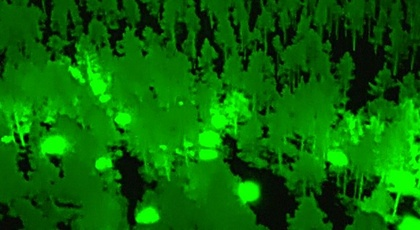
%> input picture Firefly Algorithm image color quantization using clustering/gree.JPG, 420 x 230 px, shrunk from 800 x 438 before the run
$ octave test.m   (GNU Octave 9; MATLAB toolbox functions it lacks are replaced by stand-ins)
%> lines starting %> are read from the running program, lines starting %| are printed output that depends on the picture; in (x1, y1, x2, y2) boxes, pixels count from 0 and x2, y2 are one past the last pixel; in counts of white or black regions, pixels touching at a corner belong together; the program's own positions count from 1
### Nature Inspired Image Segmentation/bees.m
function [BestCost,x,f] = bees(img_gray, NS, itr, popl)

CostFunction=@(x,img_gray) contra(x,img_gray);    % Cost Function

nVar=NS;            % Number of Decision Variables
VarSize = [1 nVar];       % Decision Variables Matrix Size
VarMin = 0;             % Decision Variables Lower Bound
VarMax = 0.9;             % Decision Variables Upper Bound

%% Bees Algorithm Parameters
MaxIt = itr;          % Maximum Number of Iterations
nScoutBee = popl;                           % Number of Scout Bees
nSelectedSite = round(0.5*nScoutBee);     % Number of Selected Sites
nEliteSite = round(0.4*nSelectedSite);    % Number of Selected Elite Sites
nSelectedSiteBee = round(0.5*nScoutBee);  % Number of Recruited Bees for Selected Sites
nEliteSiteBee = 2*nSelectedSiteBee;       % Number of Recruited Bees for Elite Sites
r = 0.1*(VarMax-VarMin);	% Neighborhood Radius
rdamp = 0.95;             % Neighborhood Radius Damp Rate

%% Initialization
% Empty Bee Structure
empty_bee.Position = [];
empty_bee.Cost = [];

% Initialize Bees Array
bee = repmat(empty_bee, nScoutBee, 1);
% Create New Solutions
for i = 1:nScoutBee
bee(i).Position = unifrnd(VarMin, VarMax, VarSize);
bee(i).Cost = CostFunction(bee(i).Position,img_gray);
end
% Sort
[~, SortOrder] = sort([bee.Cost]);
bee = bee(SortOrder);
% Update Best Solution Ever Found
BestSol = bee(1);
% Array to Hold Best Cost Values
BestCost = zeros(MaxIt, 1);

%% Bees Algorithm Main Loop
for it = 1:MaxIt
% Elite Sites
for i = 1:nEliteSite
bestnewbee.Cost = inf;
for j = 1:nEliteSiteBee
newbee.Position = PerformBeeDance(bee(i).Position, r);
newbee.Cost = CostFunction(newbee.Position,img_gray);
if newbee.Cost<bestnewbee.Cost
bestnewbee = newbee;
end
end
if bestnewbee.Cost<bee(i).Cost
bee(i) = bestnewbee;
end
end
% Selected Non-Elite Sites
for i = nEliteSite+1:nSelectedSite
bestnewbee.Cost = inf;
for j = 1:nSelectedSiteBee
newbee.Position = PerformBeeDance(bee(i).Position, r);
newbee.Cost = CostFunction(newbee.Position,img_gray);
if newbee.Cost<bestnewbee.Cost
bestnewbee = newbee;
end
end
if bestnewbee.Cost<bee(i).Cost
bee(i) = bestnewbee;
end
end
% Non-Selected Sites
for i = nSelectedSite+1:nScoutBee
bee(i).Position = unifrnd(VarMin, VarMax, VarSize);
bee(i).Cost = CostFunction(bee(i).Position,img_gray);
end
% Sort
[~, SortOrder] = sort([bee.Cost]);
bee = bee(SortOrder);
% Update Best Solution Ever Found
BestSol = bee(1);
% Store Best Cost Ever Found
BestCost(it) = BestSol.Cost;
% Display Iteration Information
disp(['Iteration ' num2str(it) ': Best Cost = ' num2str(BestCost(it))]);
% Damp Neighborhood Radius
r = r*rdamp;
end

f= BestCost(end);
x= BestSol.Position;

end

### Nature Inspired Image Segmentation/contra.m

function result= contra(x,B);

bins=16;
[h d]=histeq(B,bins);
ps1=psnr(B,h);

if ps1 > 20
    res=d;
else
%     bins=bins*2;
    res=d;
end

result=res;
end

### Firefly Algorithm image color quantization using clustering/test.m

clear;
img=imread('gree.jpg');
%> img is the input picture: size 230x420x3 uint8; mean R, G, B 7.4, 104.2, 3.8
org=img;
% Channels intensity adjustment
r = img(:, :, 1);g = img(:, :, 2);b = img(:, :, 3);
h1=imadjust(r);h2=imadjust(g);h3=imadjust(b);
% Sharp
sharp1= imsharpen(h1,'Radius',2,'Amount',1);
sharp2= imsharpen(h2,'Radius',2,'Amount',1);
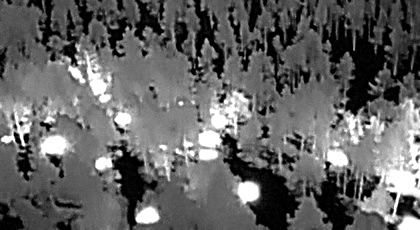
%> sharp2: size 230x420 uint8; min 0, max 255, mean 98.8
sharp3= imsharpen(h3,'Radius',2,'Amount',1);
sharped=cat(3,sharp1,sharp2,sharp3);
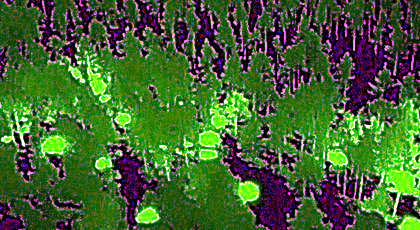
%> sharped: size 230x420x3 uint8; mean R, G, B 66, 98.8, 47.7
% Denoise
denoise1 = medfilt2(sharp1,[3 3]);
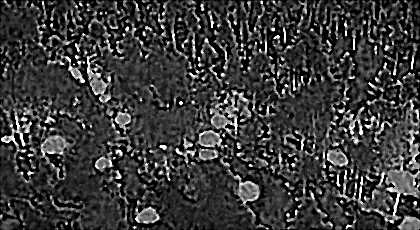
%> denoise1: size 230x420 uint8; min 0, max 255, mean 58.4
denoise2 = medfilt2(sharp2,[3 3]);
denoise3 = medfilt2(sharp3,[3 3]);
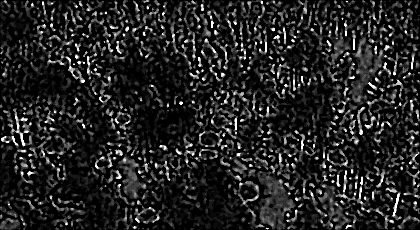
%> denoise3: size 230x420 uint8; min 0, max 255, mean 35
denoised=cat(3,denoise1,denoise2,denoise3);

img=cat(3,h1,h2,h3);
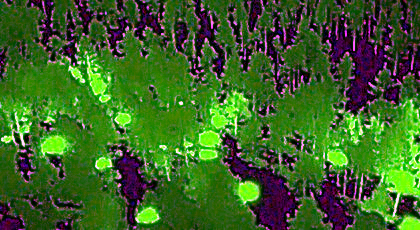
%> img: size 230x420x3 uint8; mean R, G, B 60.1, 98.5, 38.6
gray=rgb2gray(img);
gray = medfilt2(gray,[3 3]);
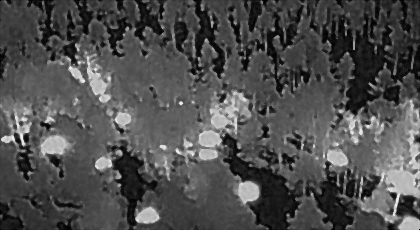
%> gray: size 230x420 uint8; min 0, max 240, mean 78.4
% Pre-processing
sizimg=size(img);
%> sizimg = [230 420 3]
for i=1:sizimg(1,1)
for j=1:sizimg(1,2)
if r(i,j)>180 && g(i,j)>100 && g(i,j)<220 && b(i,j)>40 && b(i,j)<170
fire(i,j)=1;
fire2(i,j)=1;
else
fire(i,j)=gray(i,j);
fire2(i,j)=0;
end;end;end;
%> fire2: size 230x420 double; every value is 0
binfire=imbinarize(fire);
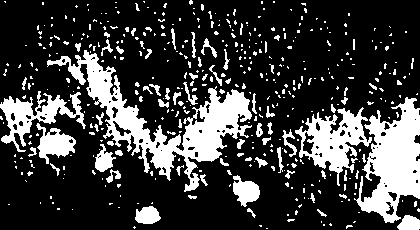
%> binfire: size 230x420 logical; 23.9% white; 448 white regions (375 under 20 px), largest, box (x1, y1, x2, y2) and area: (47, 50, 252, 192) 6991, (354, 97, 420, 223) 4609, (295, 107, 372, 186) 2500
%

%% Nature Inspired Part
NS= 5; % Number of segments
itr=100; % Number of iterations
popl=2; % Number of population
% Nature Inspired Segmentation
[Cost1,thresh1,variance1] = bees(gray, NS, itr, 2);
%> after the loop in bees, `for i = 1:nScoutBee`: bee = 2 items; Position: [0.76 0.682 0.379 0.233 0.46], [0.364 0.705 0.273 0.429 0.525]
%> in bees, `[~, SortOrder] = sort([bee.Cost]);`: SortOrder = 512 values, max 512 at index 512, min 1 at index 1, mean 256.5
%> the run ends on the next line

$ run again, with Firefly Algorithm image color quantization using clustering/r.jpg copied over Firefly Algorithm image color quantization using clustering/gree.JPG
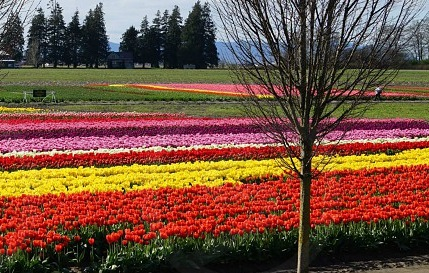
%> input picture Firefly Algorithm image color quantization using clustering/r.jpg, 429 x 273 px
%> img is the input picture: size 273x429x3 uint8; mean R, G, B 116.3, 79.4, 61.2
%> after the loop `for i=1:sizimg(1,1)`:
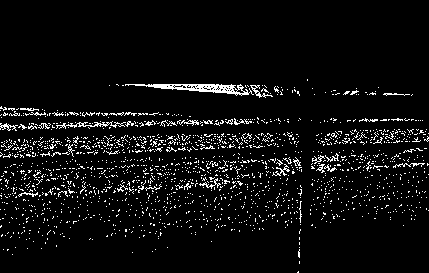
%> fire2: size 273x429 double; values 0 (black) and 1 (white), 5.5% white in thin lines or dots, all inside (x1, y1, x2, y2) = (0, 79, 429, 273)
%> `binfire=imbinarize(fire);`:
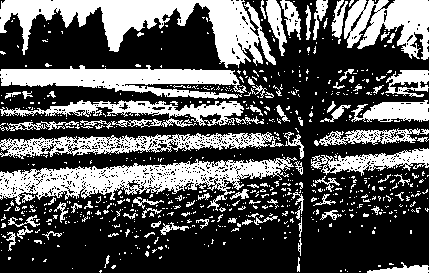
%> binfire: size 273x429 logical; 34% white; 697 white regions (608 under 20 px), largest, box (x1, y1, x2, y2) and area: (0, 0, 276, 68) 7429, (0, 157, 297, 211) 6195, (0, 65, 247, 99) 4533
%> after the loop in bees, `for i = 1:nScoutBee`: bee = 2 items; Position: [0.76 0.682 0.379 0.233 0.46], [0.364 0.705 0.273 0.429 0.525]
%> SortOrder = 512 values, max 512 at index 512, min 1 at index 1, mean 256.5
